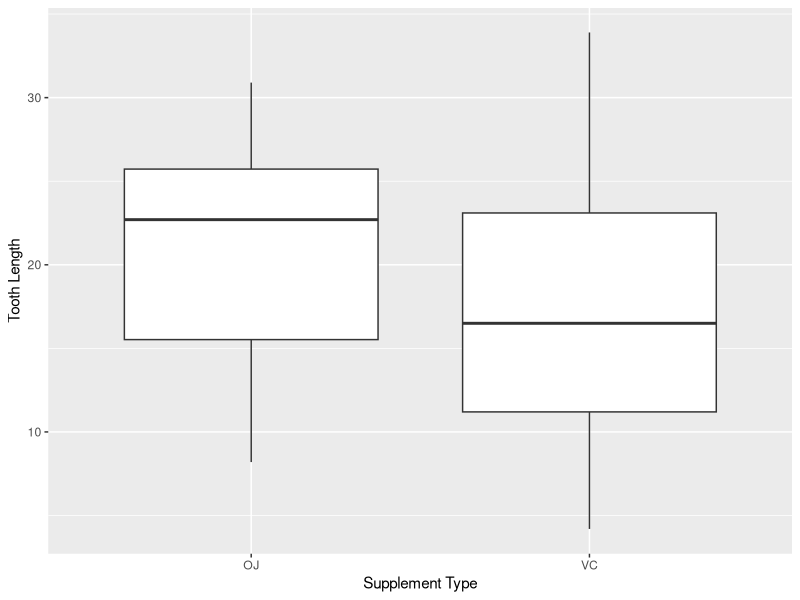

This figure's R source:
## ---- chunk 1

# Load a dataset into the R Environment.
data(ToothGrowth)

# Look at the summary of the variables in the dataset.
summary(ToothGrowth)

# Look at a frequency table of a categorical variable.
table(ToothGrowth$supp)
## ---- chunk 2
# make sure to load the package ggplot2
library(ggplot2)
ggplot(data = ToothGrowth, 
       aes(x = supp,
           y = len)) +
  geom_boxplot() +
  labs(
    x = "Supplement Type",
    y = "Tooth Length"
  )
## ---- chunk 3
t.test(len ~ supp, data = ToothGrowth, var.equal = FALSE, alternative = "two.sided")
